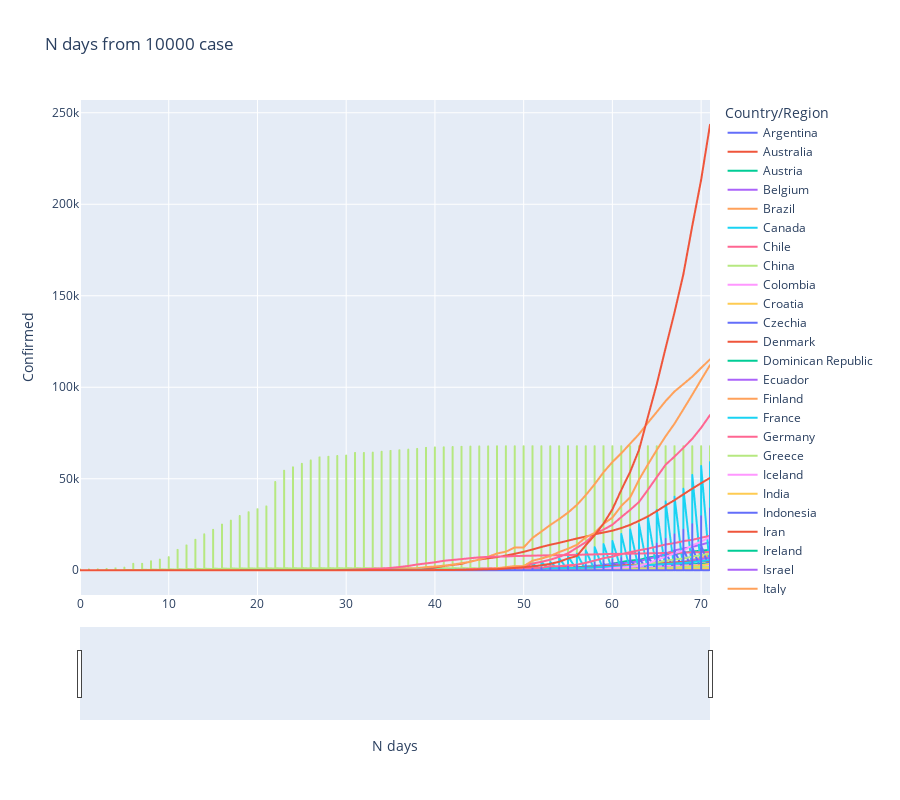

Notebook cell for this chart:
### Code cell
# no. of days for 1000 cases
temp = df[df['Confirmed'] >= 1000]['Country/Region'].unique()
temp
temp1 = df[df['Country/Region'].isin(temp)]
temp1
min_date = temp1.groupby('Country/Region')['Date'].min().reset_index()
min_date
min_date.columns = ['Country/Region', 'Min Date']
# print(min_date.head())

from_10000th_case = pd.merge(temp1, min_date, on='Country/Region')
from_10000th_case['N days'] = (from_10000th_case['Date'] - from_10000th_case['Min Date']).dt.days
from_10000th_case
fig = px.line(from_10000th_case, x='N days', y='Confirmed', color='Country/Region', title='N days from 10000 case', height=800)
fig.update_layout(xaxis_rangeslider_visible=True)
fig.show()
